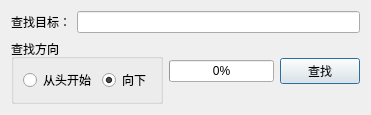
<?xml version="1.0" encoding="UTF-8"?>
<ui version="4.0">
 <class>DialogSearch</class>
 <widget class="QDialog" name="DialogSearch">
  <property name="geometry">
   <rect>
    <x>0</x>
    <y>0</y>
    <width>371</width>
    <height>102</height>
   </rect>
  </property>
  <property name="windowTitle">
   <string>查找</string>
  </property>
  <layout class="QVBoxLayout" name="verticalLayout_2">
   <item>
    <layout class="QHBoxLayout" name="horizontalLayout">
     <item>
      <widget class="QLabel" name="label">
       <property name="text">
        <string>查找目标：</string>
       </property>
      </widget>
     </item>
     <item>
      <widget class="QLineEdit" name="lineEdit">
       <property name="maxLength">
        <number>10000</number>
       </property>
      </widget>
     </item>
    </layout>
   </item>
   <item>
    <layout class="QHBoxLayout" name="horizontalLayout_2">
     <item>
      <widget class="QGroupBox" name="groupBox">
       <property name="title">
        <string>查找方向</string>
       </property>
       <layout class="QHBoxLayout" name="horizontalLayout_3">
        <item>
         <widget class="QRadioButton" name="radioButtonStart">
          <property name="text">
           <string>从头开始</string>
          </property>
         </widget>
        </item>
        <item>
         <widget class="QRadioButton" name="radioButtonNext">
          <property name="text">
           <string>向下</string>
          </property>
          <property name="checked">
           <bool>true</bool>
          </property>
         </widget>
        </item>
       </layout>
      </widget>
     </item>
     <item>
      <widget class="QProgressBar" name="progressBar">
       <property name="value">
        <number>0</number>
       </property>
      </widget>
     </item>
     <item>
      <widget class="QPushButton" name="pushButtonFind">
       <property name="text">
        <string>查找</string>
       </property>
      </widget>
     </item>
    </layout>
   </item>
   <item>
    <spacer name="verticalSpacer">
     <property name="orientation">
      <enum>Qt::Vertical</enum>
     </property>
     <property name="sizeHint" stdset="0">
      <size>
       <width>20</width>
       <height>0</height>
      </size>
     </property>
    </spacer>
   </item>
  </layout>
 </widget>
 <resources/>
 <connections/>
</ui>
